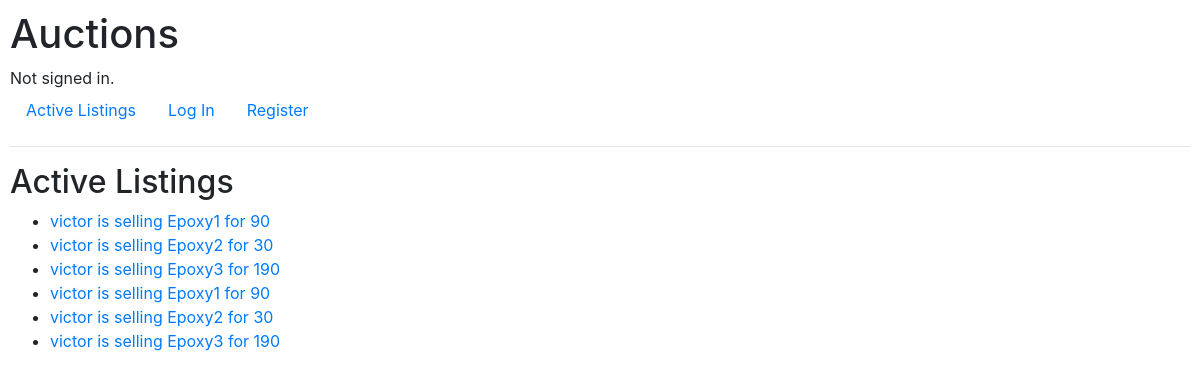
The app's page /, older data.
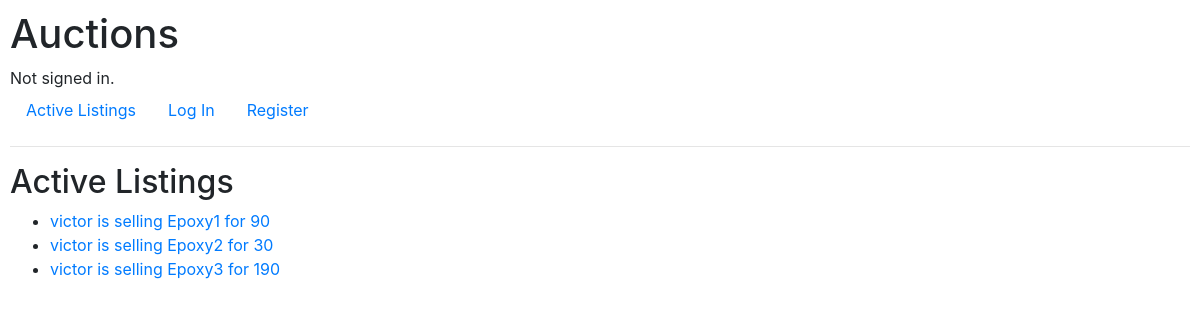
The same page, newer data.
### auctions/models.py (models this page shows)
class AuctionListing(models.Model):
	id = models.BigAutoField(primary_key=True)
	user_name = models.ForeignKey(User, on_delete = models.CASCADE, default = "victor")
	listingname = models.CharField(max_length = 50)
	listingdesc = models.CharField(max_length = 200, blank = True)
	listingurl = models.CharField(max_length = 100, blank = True)
	listingcategory = models.CharField(max_length = 20, blank = True)
	liquid = models.BooleanField(default = True)
	initbid = models.IntegerField()
	def __str__(self):
		return f"{self.user_name} is selling {self.listingname} for {self.initbid}"

class User(AbstractUser):
	id = models.BigAutoField(primary_key=True)

### auctions/views.py (the view)
# urls.py: path("", views.index, name="index"),
def index(request):
    return render(request, "auctions/index.html", {
        "listings" : list(AuctionListing.objects.all())
        })

### auctions/templates/auctions/index.html
{% extends "auctions/layout.html" %}
{% block body %}
    <h2>Active Listings</h2>
    <ul>
        {% for listing in listings %}
        {% if listing.liquid %}
        <li><a href="{% url 'listingpage' listing.id %}">{{ listing }}</a></li>
        {% endif %}
        {% endfor %}
    </ul>
{% endblock %}

Row changes from the older to the newer data that the page shows:
removed AuctionListing: user_name+listingname+initbid "victor is selling Epoxy1 for 90"
removed AuctionListing: user_name+listingname+initbid "victor is selling Epoxy2 for 30"
removed AuctionListing: user_name+listingname+initbid "victor is selling Epoxy3 for 190"
